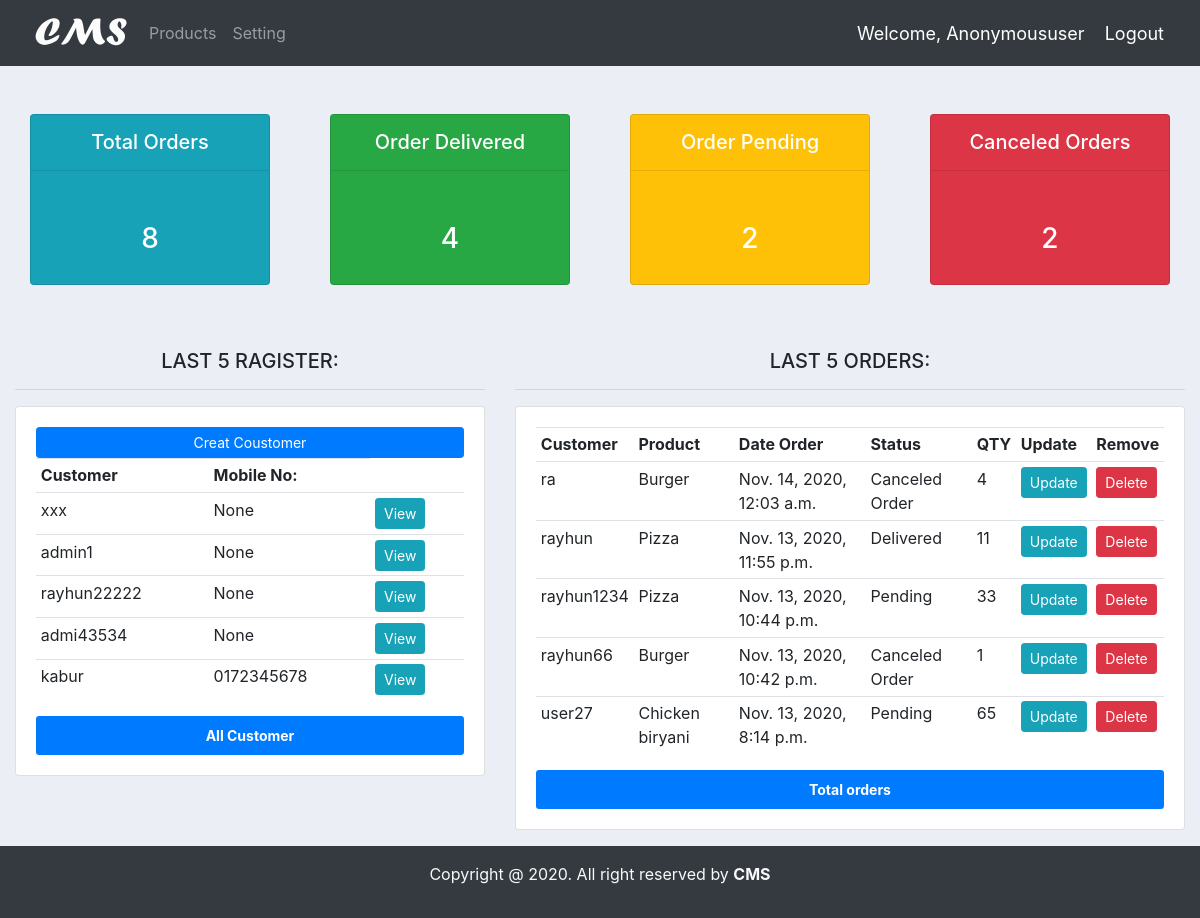
The page / on the database its author committed.
### accounts/models.py (models this page shows, shortened)
class Customer(models.Model):
    user = models.OneToOneField(User, null=True, blank=True, on_delete=models.CASCADE)
    name = models.CharField(max_length=200, null=True)
    phone = models.CharField(max_length=200, null=True)
    email = models.CharField(max_length=200, null=True)
    profile_pic = models.ImageField(default="demo.jpg", null=True, blank=True)
    date_created = models.DateTimeField(auto_now_add=True, null=True)
    def __str__(self):
        return str(self.name)

class Order(models.Model):
    STATUS = (
        ('Pending','Pending'),
        ('Canceled Order','Canceled Order'),
        ('Delivered','Delivered')
        )
    customer = models.ForeignKey(Customer, null=True, on_delete=models.SET_NULL)
    Product = models.ForeignKey(Product, null=True, on_delete=models.SET_NULL)
    date_created = models.DateTimeField(auto_now_add=True, null=True)
    statur = models.CharField(max_length=200, null=True, choices=STATUS)
    note = models.CharField(max_length=200, null=True)
    order_content = models.DecimalField(max_digits= 10000, null=True, decimal_places=0)

class Product(models.Model):
    CATAGORY = (
        ('Indoor','Indoor'),
        ('Out Door','Out Door'),
    )
    name = models.CharField(max_length=200, null=True)
    price = models.FloatField(null=True)
    catagory = models.CharField(max_length=200, null=True, choices=CATAGORY)
    descriprion = models.CharField(max_length=500 ,null=True, blank=True)
    data_created = models.DateTimeField(auto_now_add=True)
    tags = models.ManyToManyField(Tag)
    def __str__(self):
        return str(self.name)

### accounts/views.py (the view)
# urls.py: 2. Add a URL to urlpatterns:  path('', views.home, name='home')
def home(request):
    orders = Order.objects.all()
    last_five = orders.order_by('-date_created')[0:5]
    customers = Customer.objects.all()
    last_five_customer = customers.order_by('-date_created')[:5]
    total_orders = orders.count()
    order_delivered = orders.filter(statur='Delivered').count()
    order_pending = orders.filter(statur='Pending').count()
    order_cancels = orders.filter(statur='Canceled Order').count()
    context = {
        'last_five':last_five,
        'last_five_customer':last_five_customer,
        'total_orders':total_orders,
        'order_delivered':order_delivered,
        'order_pending':order_pending,
        'order_cancels':order_cancels
    }
    return render(request, 'accounts/dashbord.html',context)

### accounts/templates/accounts/dashbord.html
{% extends 'accounts/main.html' %}
{% block content %}
<div class="container-fluid">
    {% include 'accounts/status.html' %}
    <div class="row">
        <div class="col-md-5">
            <h5 class="text-center">LAST 5 RAGISTER:</h5>
            <hr>
            <div class="card card-body">
                <a class="btn btn-primary btn-sm btn-block" href="{% url 'create_customer' %}">Creat Coustomer</a>
                <table class="table table-sm">
                    <tr>
                        <th>Customer</th>
                        <th>Mobile No:</th>
                    </tr>
                    {% for customer in last_five_customer %}
                    <tr>
                        <td>{{ customer.name }}</td>
                        <td>{{ customer.phone }}</td>
                        <td><a class="btn btn-sm btn-info" href="{% url 'customer' customer.pk %}">View</a></td>
                    </tr>
                    {% endfor %}
                </table>
                <div class="see_all">
                    <a href="{% url 'customer_list_all' %}" class="bg-primary p-2 text-white btn btn-sm w-100">
                        <strong>All Customer</strong>
                    </a>
                </div>
            </div>
        </div>
        <div class="col-md-7">
            <h5 class="text-center">LAST 5 ORDERS:</h5>
            <hr>
            <div class="card card-body">
                <table class="table table-sm">
                    <tr>
                        <th>Customer</th>
                        <th>Product</th>
                        <th>Date Order</th>
                        <th>Status</th>
                        <th>QTY</th>
                        <th>Update</th>
                        <th>Remove</th>
                    </tr>
                    {% for order in last_five %}
                    <tr>
                        <td>{{ order.customer }}</td>
                        <td>{{ order.Product }}</td>
                        <td>{{ order.date_created }}</td>
                        <td>{{ order.statur }}</td>
                        <td>{{ order.order_content }}</td>
                        <td><a class="btn btn-sm btn-info" href="{% url 'update_order' order.pk %}">Update</a></td>
                        <td><a class="btn btn-sm btn-danger" href="{% url 'delete_order' order.pk %}">Delete</a></td>
                    </tr>
                    {% endfor %}
                </table>
                <a href="{% url 'order_list' %}" class="bg-primary p-2 text-white btn btn-sm w-100"><strong>Total orders</strong></a>
            </div>
        </div>
    </div>
</div>
{% endblock %}

### static/css/main.css (style rules this page uses)
body { background-color: #ebeff5; }

### accounts/templates/accounts/main.html (style rules this page uses)
a { text-decoration: none; }

### rows shown on the page
Customer: name "xxx", phone "None"
Customer: name "admin1", phone "None"
Customer: name "rayhun22222", phone "None"
Customer: name "admi43534", phone "None"
Customer: name "kabur", phone "0172345678"
Order: customer "ra", Product "Burger", date_created "Nov. 14, 2020, 12:03 a.m.", statur "Canceled Order", order_content "4"
Order: customer "rayhun", Product "Pizza", date_created "Nov. 13, 2020, 11:55 p.m.", statur "Delivered", order_content "11"
Order: customer "rayhun1234", Product "Pizza", date_created "Nov. 13, 2020, 10:44 p.m.", statur "Pending", order_content "33"
Order: customer "rayhun66", Product "Burger", date_created "Nov. 13, 2020, 10:42 p.m.", statur "Canceled Order", order_content "1"
Order: customer "user27", Product "Chicken biryani", date_created "Nov. 13, 2020, 8:14 p.m.", statur "Pending", order_content "65"

### other values the page prints
{{ request.user|title }} "Anonymoususer"
{{ total_orders }} "8"
{{ order_delivered }} "4"
{{ order_pending }} "2"
{{ order_cancels }} "2"
